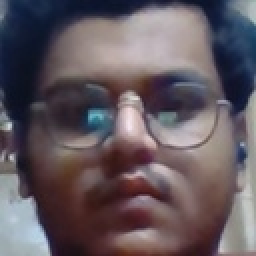
#> input picture DATA/user.1.101.jpg, 128 x 128 px (shown 2 times larger); its folder holds 4 pictures in this run
$ python 2.trainer.py
#> lines starting #> are read from the running program, lines starting #| are printed output that depends on the picture
import os
import cv2
import numpy as np
from PIL import Image

recognizer = cv2.face.LBPHFaceRecognizer_create()
path = r"DATA"

def getImageswithid(path):
#> called with path = 'DATA'
    imagepaths = [os.path.join(path,f) for f in os.listdir(path)]
    faces = []
    IDs = []
    for imagepath in imagepaths:
        faceimg = Image.open(imagepath).convert('L')  #convert to gray
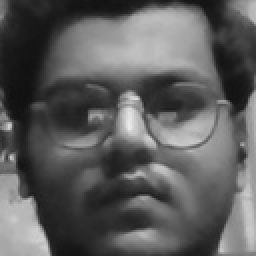
#> faceimg: PIL image 128x128 L (shown 2 times larger); min 16, max 236, mean 92.8
        facenp = np.array(faceimg,'uint8')
        ID = int(os.path.split(imagepath)[-1].split('.')[1])
        faces.append(facenp)
        print(ID)
        IDs.append(ID)
        cv2.imshow("training",facenp)
        cv2.waitKey(1)
#> pass 2 of the loop in getImageswithid, `for imagepath in imagepaths:`:
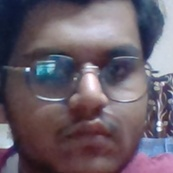
#> input picture DATA/user.1.102.jpg, 173 x 173 px
#> in getImageswithid, `faceimg = Image.open(imagepath).convert('L')`:
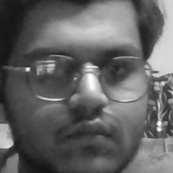
#> faceimg: PIL image 173x173 L; min 20, max 254, mean 99.1
#> pass 3 of the loop in getImageswithid, `for imagepath in imagepaths:`:
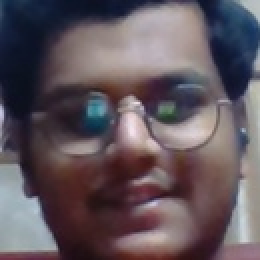
#> input picture DATA/user.1.116.jpg, 130 x 130 px (shown 2 times larger)
#> in getImageswithid, `faceimg = Image.open(imagepath).convert('L')`:
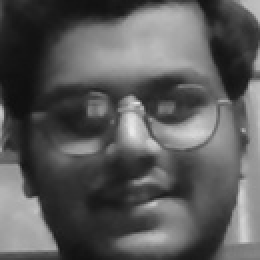
#> faceimg: PIL image 130x130 L (shown 2 times larger); min 15, max 232, mean 90.4
#> the loop made 4 passes; the first 3 are shown
    return np.array(IDs),faces

IDs, faces = getImageswithid(path)
recognizer.train(faces, IDs)
print('trained')
recognizer.save(r"recognizer\trainingdata.yml")
print('saved')
